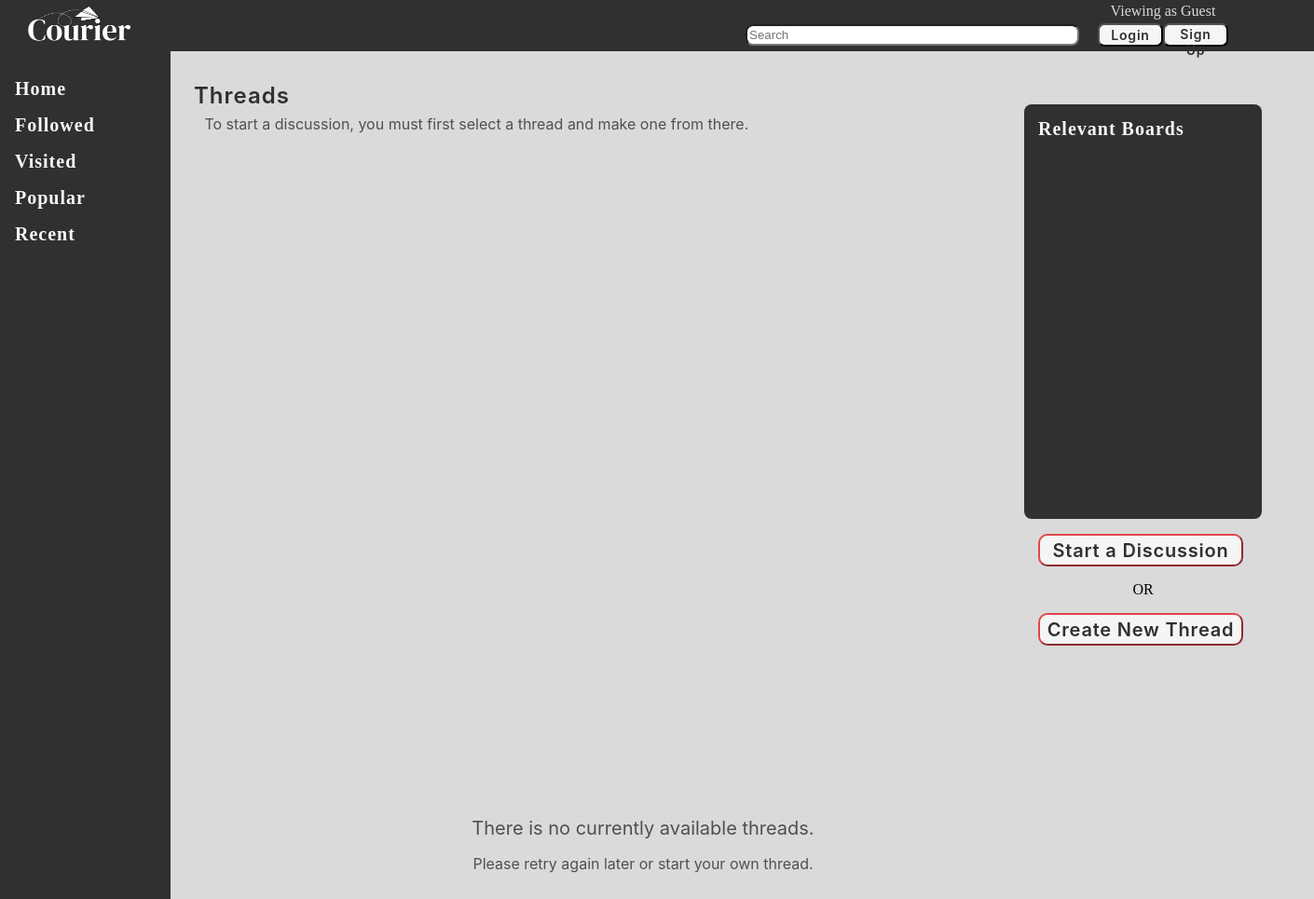
Before: /courier/create/newDiscussion.php (signed in) with the older database file.
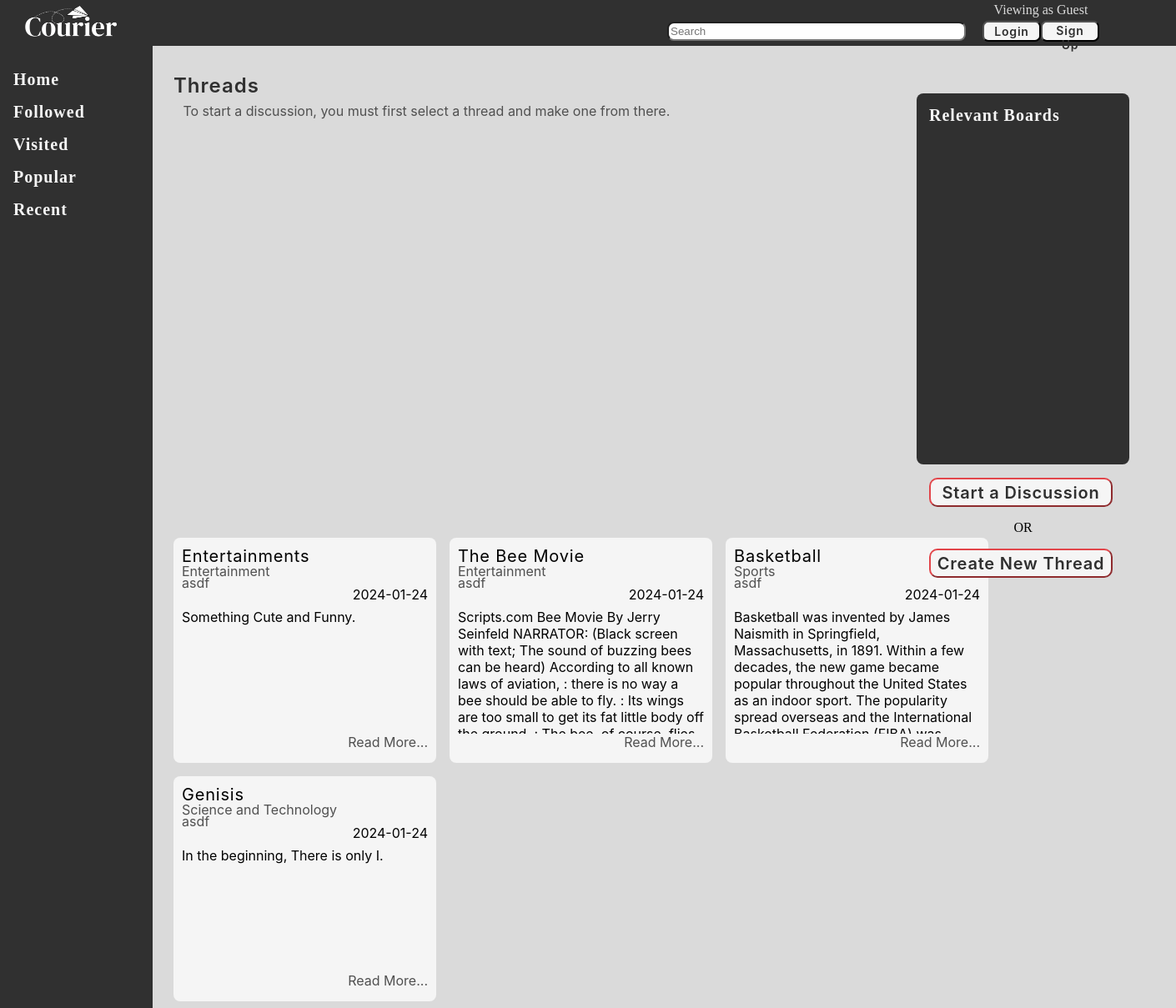
After: the same page with the newer database file.
### tables this page shows
CREATE TABLE `thread` (
  `id` int(11) NOT NULL,
  `header` varchar(255) DEFAULT NULL,
  `body` text DEFAULT NULL,
  `byUser_id` int(11) DEFAULT NULL,
  `thread_type_id` int(11) DEFAULT NULL,
  `followBy_id` int(11) DEFAULT NULL,
  `viewBy` int(11) DEFAULT NULL,
  `date_created` date DEFAULT NULL
);

CREATE TABLE `thread_type` (
  `id` int(11) NOT NULL,
  `name` varchar(255) DEFAULT NULL
);

CREATE TABLE `user` (
  `id` int(11) NOT NULL,
  `username` varchar(15) DEFAULT NULL,
  `email` varchar(30) DEFAULT NULL,
  `password` varchar(255) NOT NULL
);

### courier/create/newDiscussion.php (the view, shortened to what this page needs)
<!DOCTYPE html>
<html lang="en">
<head>
    <link rel="stylesheet" href="newDiscussion.css">
</head>
<body>
    <div class="topPanel">
        <div class="logo">
            <a href="../userType/guest/home.php" title="Go to home page"><img src="../media/logo/courier_logo_primary_alt.png" alt="Courier Logo" style="width: 120px"></a>
        </div>
        <div class="userProfile">
            <label class="guestStatus">Viewing as Guest</label>
            <div class="registry">
                <div class="signup">
                    <a href="../registry/start.php"><button class="registerBtn">Sign Up</button></a>
                </div>
                <div class="login">
                    <a href="../registry/start.php"><button class="registerBtn">Login</button></a>
                </div>
            </div>
        </div>
        <div class="searchBarContainer">
            <input class="searchBar" type="text" name="searchBar" placeholder="Search">
        </div>
    </div>
    <div class="sidePanelLeft">
        <div class="navigationMenu">
            <a href="../userType/guest/home.php">
                <div class="navigationBtn navigationUnselected">
                    Home
                </div>
            </a>
            <a href="followed.php">
                <div class="navigationBtn navigationUnselected">
                    Followed
                </div>
            </a>
            <a href="visited.php">
                <div class="navigationBtn navigationUnselected">
                    Visited
                </div>
            </a>
            <a href="popular.php">
                <div class="navigationBtn navigationUnselected">
                    Popular
                </div>
            </a>
            <a href="recent.php">
                <div class="navigationBtn navigationUnselected">
                    Recent
                </div>
            </a>
        </div>
    </div>
    <div class="sidePanelRight">
        <div class="containerSecondary">
            <label class="navigationBtn relevantBoards">Relevant Boards</label>
        </div>
        <div class="createPostContainer">
            <a href="newDiscussion.php"><button class="createBtn">Start a Discussion</button></a>
            <p style="text-align: center;">OR</p>
            <a href="newThread.php"><button class="createBtn">Create New Thread</button></a>
        </div>
    </div>
    <div class="containerPrimary">
        <label for="mainHeader" class="primaryCategoryTitle">Threads</label>
        <div class="instruction">
            <p class="p1">To start a discussion, you must first select a thread and make one from there.</p>
        </div>
        <div class="catagoryFlex">
        <?php
            require_once "../index/index.php";
            $query = "SELECT t.*, t_type.name, u.username FROM `thread` t, `thread_type` t_type, `user` u WHERE t.thread_type_id = t_type.id";
            $result = mysqli_query($conn, $query);
            $row=mysqli_fetch_assoc($result);
            $cardAmount = mysqli_num_rows($result);
            if($cardAmount != 0){
                do{
        ?>
                <div class="cards">
                    <div class="discussionTitle"><?php echo($row['header'])?></div>
                    <div class="parentThread"><?php echo($row['name']) ?></div>
                    <div class="userPoster"><?php echo($row['username']) ?></div>
                    <div class="lastActive"><?php echo($row['date_created']) ?></div>
                    <div class="cardContent"><?php echo($row['body']) ?></div>
                    <div class="readMore">Read More...</div>
                </div>
                <?php
                }
            while($row = mysqli_fetch_assoc($result));
            }
            else{
                ?>
                <div class="nothingDiv">
                    <h class="header1">There is no currently available threads.</h>
                    <p class="p1">Please retry again later or start your own thread.</p>
                </div>
                <?php
            }
        ?>
        </div>
    </div>
</body>
</html>

Changed rows visible on the page:
added thread: header "Entertainments", thread_type.name "Entertainment", byUser.username "asdf", date_created "2024-01-24", body "Something Cute and Funny."
added thread: header "The Bee Movie", thread_type.name "Entertainment", byUser.username "asdf", date_created "2024-01-24", body "Scripts.com Bee Movie By Jerry Seinfeld NARRATOR: (Black screen with text; The sound of buzzing bees can be heard) According to all known laws of aviation, : there is no way a bee should be able to fly. : Its wings are too small to get its fat little body off…"
added thread: header "Basketball", thread_type.name "Sports", byUser.username "asdf", date_created "2024-01-24", body "Basketball was invented by James Naismith in Springfield, Massachusetts, in 1891. Within a few decades, the new game became popular throughout the United States as an indoor sport. The popularity spread overseas and the International…"
added thread: header "Genisis", thread_type.name "Science and Technology", byUser.username "asdf", date_created "2024-01-24", body "In the beginning, There is only I."
Other visible differences:
text no longer shown: "There is no currently available threads. Please retry again later or start your own thread."
